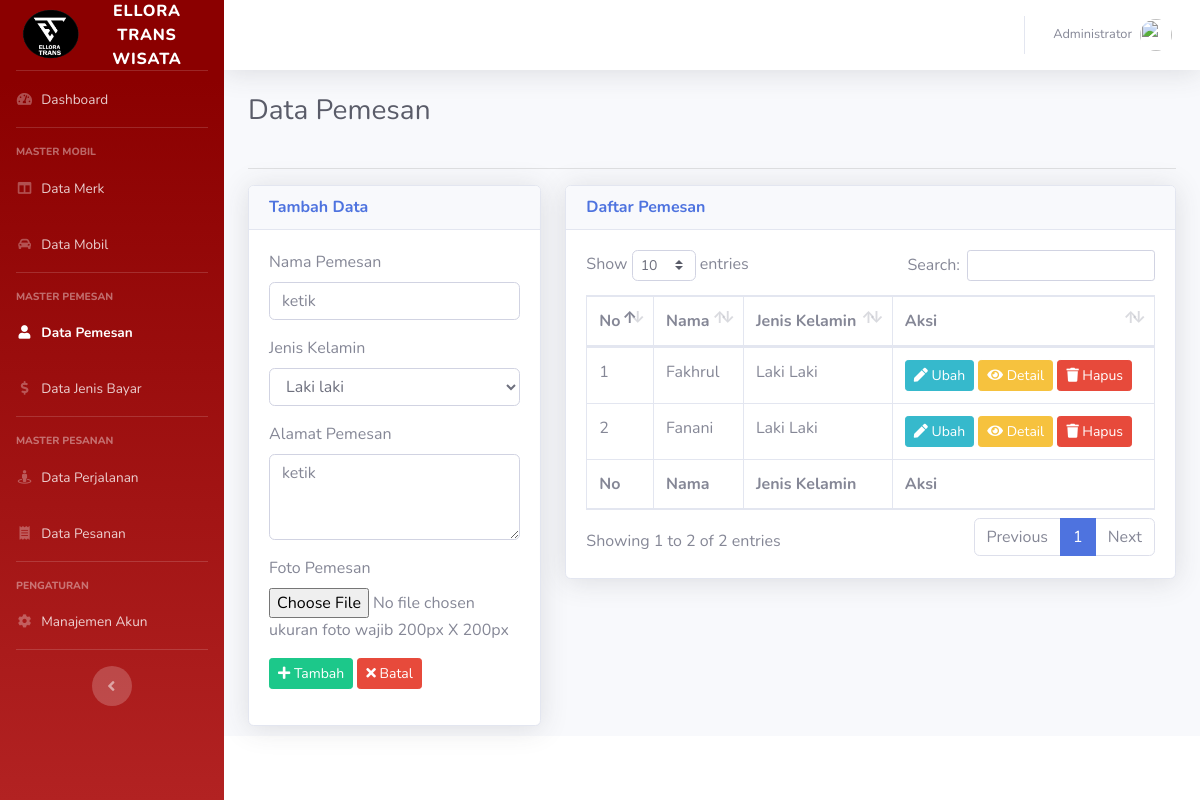
/pemesan (signed in), run on the app's committed database.
### tables this page shows
CREATE TABLE `tbl_pemesan` (
  `id` int(11) NOT NULL,
  `nama` varchar(50) DEFAULT NULL,
  `alamat` varchar(100) DEFAULT NULL,
  `jenis_kelamin` enum('L','P') DEFAULT NULL,
  `foto` varchar(100) DEFAULT NULL
);

### controllers/C_Pemesan.php (called while the page is built, shortened)
<?php
class C_Pemesan extends Controller{
	public function __construct(){
		$this->pemesan = $this->model('M_Pemesan');
	}
	public function index(){
		$data = [
			'aktif' => 'pemesan',
			'judul' => 'Data Pemesan',
			'data_pemesan' => $this->pemesan->lihat(),
			'no' => 1
		];
		$this->view('pemesan/index', $data);
	}
}

### index.php (called while the page is built, shortened)
<?php
require_once BASEPATH . DS . 'core' . DS . 'Database.php';
require_once BASEPATH . DS . 'core' . DS . 'Model.php';
new Route();
?>

### functions/url_function.php (called while the page is built, shortened)
<?php
function base_url($path = null){
	if(isset($path)){
		$path = filter_var($path, FILTER_SANITIZE_URL);
		$path = rtrim($path, '/');
		return BASE_URL . $path;
	}
	return BASE_URL;
}

### core/Model.php (called while the page is built, shortened)
<?php
class Model {
	public function __construct(){
		$this->db = new Database();
	}
	public function get($table, $kolom = []){
		if (count($kolom) == 0) {
			$this->_query = "SELECT * FROM {$table}";
		} else {
			$i = 0;
			$total = count($kolom);
			$this->_query = "SELECT ";
			foreach ($kolom as $k) {
				$i++;
				$this->_query = $this->_query . "{$k}";
				if($total > $i) $this->_query = $this->_query . ', ';
			}
			$this->_query = $this->_query . " FROM {$table}";
		}
	}
	public function execute(){
		return $this->db->query($this->_query);
	}
}

### core/Database.php (called while the page is built, shortened)
<?php
class Database
{
	public function __construct()
	{
		$this->_koneksi = new mysqli(DB_HOST, DB_USER, DB_PASS, DB_NAME);
	}
	public function query($query)
	{
		return $this->_koneksi->query($query);
	}
}

### models/M_Pemesan.php (called while the page is built, shortened)
<?php
class M_Pemesan extends Model {
	public function lihat(){
		$query = $this->execute();
		return $query;
	}
}

### views/pemesan/index.php (the view, shortened to what this page needs)
<!DOCTYPE html>
<html lang="en">
<head>
	<link href="<?= base_url('sb-admin-2/') ?>/vendor/fontawesome-free/css/all.min.css" rel="stylesheet" type="text/css">
	<link href="<?= base_url('sb-admin-2/') ?>/css/sb-admin-2.min.css" rel="stylesheet">
	<link href="<?= base_url('sb-admin-2/') ?>/vendor/datatables/dataTables.bootstrap4.min.css" rel="stylesheet">
</head>
<body id="page-top">
	<div id="wrapper">
	<div id="content-wrapper" class="d-flex flex-column">
		<div id="content">
			<div class="container-fluid">
				<div class="row">
					<div class="col-sm-12">
						<div class="clearfix">
							<div class="float-left">
								<h1 class="h3 mb-4 text-gray-800"><?= $judul ?></h1>
							</div>
						</div>
						<hr>
					</div>
				</div>
				<div class="row">
					<div class="col-sm-4">
						<div class="card shadow">
							<div class="card-header">
								<h6 class="m-0 font-weight-bold text-primary">Tambah Data</h6>
							</div>
							<div class="card-body">
								<form method="POST" action="<?= base_url('pemesan/tambah') ?>" enctype="multipart/form-data">
								  	<div class="form-group">
								  		<label for="nama">Nama Pemesan</label>
								  		<input type="text" name="nama" id="nama" required="required" placeholder="ketik" autocomplete="off" class="form-control">
								  	</div>
								  	<div class="form-group">
								  		<label for="jenis_kelamin">Jenis Kelamin</label>
								  		<select name="jenis_kelamin" id="jenis_kelamin" class="form-control">
								  			<option value="L">Laki laki</option>
								  		</select>
								  	</div>
									<div class="form-group">
								  		<label for="alamat">Alamat Pemesan</label>
								  		<textarea name="alamat" id="alamat" rows="3" class="form-control" placeholder="ketik"></textarea>
								  	</div>
								  	<div class="form-group">
								  		<label for="foto">Foto Pemesan</label>
								  		<input type="file" name="foto" id="foto" required="required" placeholder="ketik" autocomplete="off" class="form-control-file">
								  		ukuran foto wajib 200px X 200px
								  	</div>
								  	<div class="form-group">
										<button type="submit" class="btn btn-sm btn-success" name="tambah"><i class="fa fa-plus"></i> Tambah</button>
										<button type="reset" class="btn btn-sm btn-danger"><i class="fa fa-times"></i> Batal</button>
								  	</div>
								</form>
							</div>
						</div>
					</div>
					<div class="col-sm-8">
						<div class="card shadow">
							<div class="card-header">
								<h6 class="m-0 font-weight-bold text-primary">Daftar Pemesan</h6>
							</div>
							<div class="card-body">
								<table class="table table-bordered" id="dataTable" width="" cellspacing="0">
	                  				<thead>
	                    				<tr>
	                    					<th>No</th>
	                    					<th>Nama</th>
	                    					<th>Jenis Kelamin</th>
	                    					<th>Aksi</th>
	                    				</tr>
	                 				</thead>
	                  				<tfoot>
	                    				<tr>
	                    					<th>No</th>
	                    					<th>Nama</th>
	                    					<th>Jenis Kelamin</th>
	                    					<th>Aksi</th>
	                    				</tr>
	                  				</tfoot>
	                 				<tbody>
										<?php while($pemesan = $data_pemesan->fetch_object()) : ?>
											<tr>
												<td><?= $no++ ?></td>
												<td><?= $pemesan->nama ?></td>
												<td><?= $pemesan->jenis_kelamin == 'L' ? 'Laki Laki' : 'Perempuan' ?></td>
												<td>
													<a href="<?= base_url('pemesan/ubah/' . $pemesan->id) ?>" class="btn btn-sm btn-info"><i class="fa fa-pen"></i> Ubah</a>
													<a href="<?= base_url('pemesan/detail/' . $pemesan->id) ?>" class="btn btn-sm btn-warning"><i class="fa fa-eye"></i> Detail</a>
	                 								<a href="<?= base_url('pemesan/hapus/' . $pemesan->id) ?>" class="btn btn-sm btn-danger" onclick="return confirm('apakah anda yakin?')"><i class="fa fa-trash"></i> Hapus</a>
												</td>
											</tr>
										<?php endwhile; ?>
									</tbody>
              					</table>
							</div>
						</div>
					</div>
				</div>
			</div>
		</div>
	</div>
	</div>
</body>
</html>

### data on the page
tbl_pemesan: nama "Fakhrul", jenis_kelamin "Laki Laki"
tbl_pemesan: nama "Fanani", jenis_kelamin "Laki Laki"

### other printed values
$_SESSION['login']['nama'] "Administrator"
$judul "Data Pemesan"
